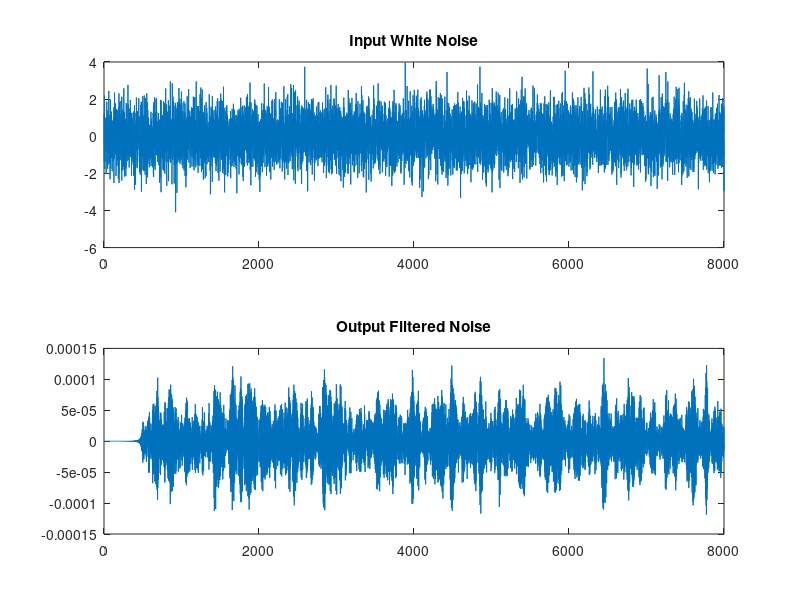
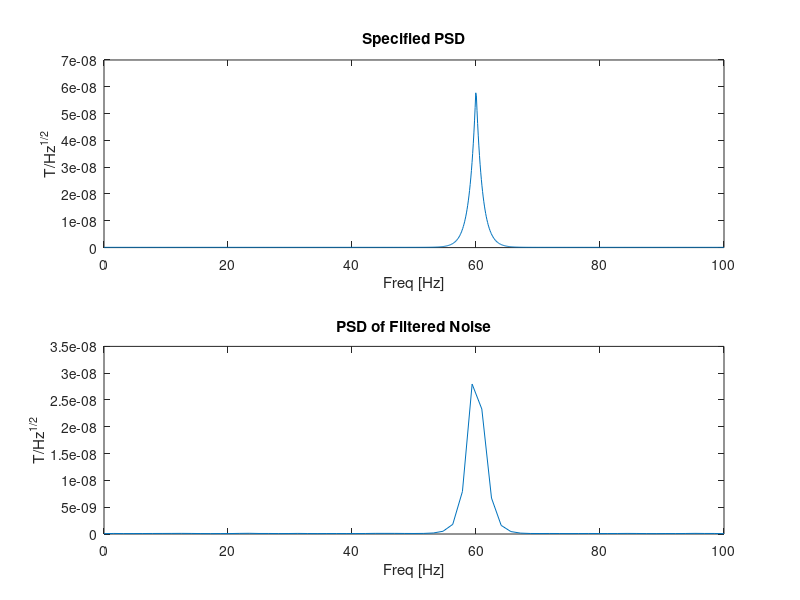

MATLAB code for these plots, in order:
clear
close all
N = 1e3;
avg_noise = 100e-12;
peak_value = 60000e-12; 

max_freq = 100;
sample_freq = 2*max_freq;

f = linspace(0,max_freq,N);
baseline = avg_noise * ones(N,1).';
powerline_peak = peak_value * exp(-1.*abs(f-60));
p = baseline + powerline_peak;

hfir = fir2(N, f/max_freq, sqrt(p));
[mag_h, h_freq] = freqz(hfir, 1, N, sample_freq);


% figure
% subplot(2,1,1)
% plot(f,p)
% subplot(2,1,2)
% plot(h_freq, abs(mag_h).*abs(mag_h))


white_noise = randn(N*8, 1);

% figure
[noise_power, noise_freq] = pwelch(white_noise,[],[],[], sample_freq);
% plot(noise_freq, noise_power)

noise = filter(hfir, 1, white_noise);

figure
subplot(2,1,1)
plot(white_noise)
title("Input White Noise")
subplot(2,1,2)
plot(noise)
title("Output Filtered Noise")

[noise_power, noise_freq] = pwelch(noise,[],[],[], sample_freq);

noise_power = noise_power*max_freq;
       

figure
subplot(2,1,1)
plot(f,p)
title("Specified PSD")
xlabel("Freq [Hz]")
ylabel("T/Hz^{1/2}")
subplot(2,1,2)
plot(noise_freq, noise_power)
title("PSD of Filtered Noise")
xlabel("Freq [Hz]")
ylabel("T/Hz^{1/2}")


